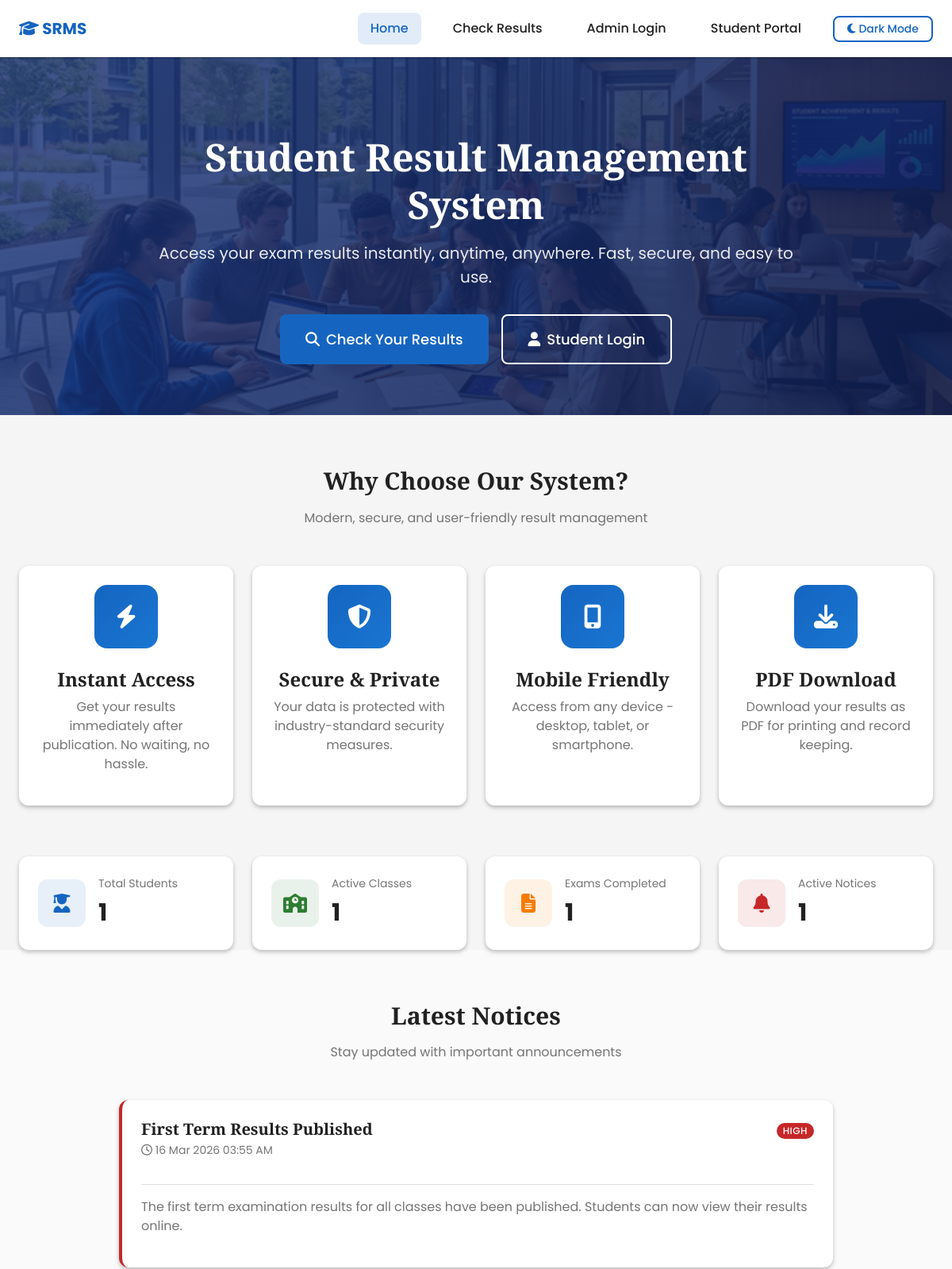
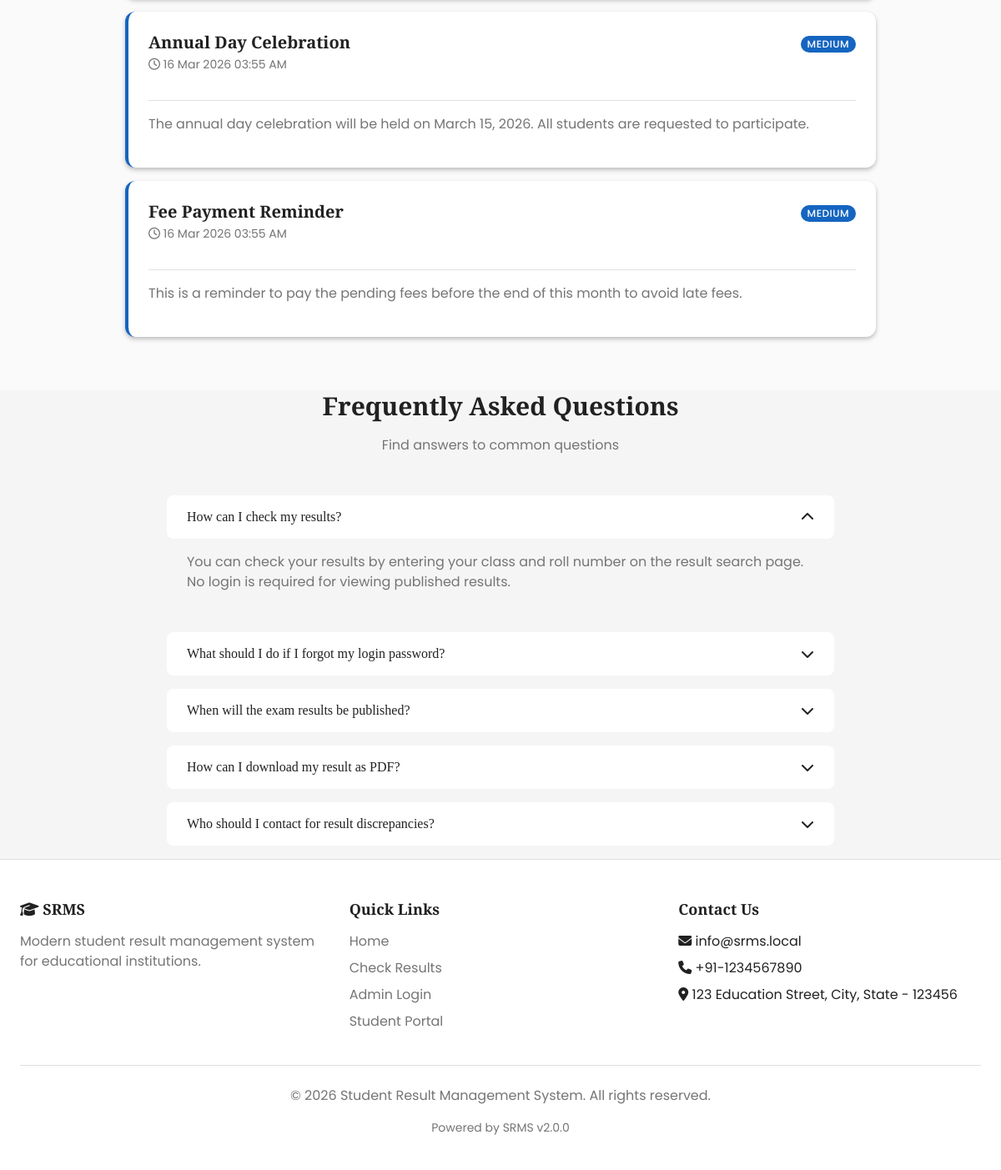
The page / on the database its author committed (2 pictures, top to bottom).
### tables this page shows
CREATE TABLE `notices` (
  `id` int(11) NOT NULL AUTO_INCREMENT,
  `title` varchar(200) NOT NULL,
  `content` text NOT NULL,
  `target_audience` enum('all','students','staff','specific_class') DEFAULT 'all',
  `class_id` int(11) DEFAULT NULL,
  `priority` enum('low','medium','high','urgent') DEFAULT 'medium',
  `is_published` tinyint(1) DEFAULT 0,
  `publish_date` datetime DEFAULT NULL,
  `expiry_date` datetime DEFAULT NULL,
  `created_by` int(11) NOT NULL,
  `created_at` timestamp NOT NULL DEFAULT current_timestamp(),
  `updated_at` timestamp NOT NULL DEFAULT current_timestamp() ON UPDATE current_timestamp(),
  PRIMARY KEY (`id`),
  KEY `idx_is_published` (`is_published`),
  KEY `idx_target_audience` (`target_audience`),
  KEY `idx_priority` (`priority`),
  KEY `idx_created_by` (`created_by`),
  KEY `idx_class_id` (`class_id`),
  CONSTRAINT `fk_notices_admin` FOREIGN KEY (`created_by`) REFERENCES `admin_users` (`id`) ON UPDATE CASCADE,
  CONSTRAINT `fk_notices_class` FOREIGN KEY (`class_id`) REFERENCES `classes` (`id`) ON DELETE SET NULL ON UPDATE CASCADE
);

CREATE TABLE `faqs` (
  `id` int(11) NOT NULL AUTO_INCREMENT,
  `question` text NOT NULL,
  `answer` text NOT NULL,
  `category` varchar(50) DEFAULT 'general',
  `display_order` int(3) DEFAULT 0,
  `is_published` tinyint(1) DEFAULT 1,
  `created_at` timestamp NOT NULL DEFAULT current_timestamp(),
  `updated_at` timestamp NOT NULL DEFAULT current_timestamp() ON UPDATE current_timestamp(),
  PRIMARY KEY (`id`),
  KEY `idx_category` (`category`),
  KEY `idx_is_published` (`is_published`),
  KEY `idx_display_order` (`display_order`)
);

CREATE TABLE `settings` (
  `id` int(11) NOT NULL AUTO_INCREMENT,
  `setting_key` varchar(100) NOT NULL,
  `setting_value` text DEFAULT NULL,
  `setting_type` enum('text','number','boolean','json') DEFAULT 'text',
  `description` text DEFAULT NULL,
  `updated_at` timestamp NOT NULL DEFAULT current_timestamp() ON UPDATE current_timestamp(),
  PRIMARY KEY (`id`),
  UNIQUE KEY `setting_key` (`setting_key`)
);

### includes/security.php (called while the page is built, shortened)
<?php
function escape($string) {
    return htmlspecialchars($string ?? '', ENT_QUOTES, 'UTF-8');
}
function prepareAndExecute($conn, $sql, $params = [], $types = '') {
    try {
        $stmt = $conn->prepare($sql);
        if (!empty($params)) {
            $stmt->bind_param($types, ...$params);
        }
        if (!$stmt->execute()) {
            error_log("SQL Execute Error: " . $stmt->error);
            return false;
        }
        return $stmt;
    } catch (mysqli_sql_exception $e) {
        error_log("MySQLi Exception: " . $e->getMessage());
        return false;
    } catch (Exception $e) {
        error_log("SQL General Error: " . $e->getMessage());
        return false;
    }
}

### includes/functions.php (called while the page is built, shortened)
<?php
function formatDateTime($datetime, $format = 'd M Y h:i A') {
    return date($format, strtotime($datetime));
}
function getRow($conn, $sql, $params = [], $types = '') {
    $stmt = prepareAndExecute($conn, $sql, $params, $types);
    $result = $stmt->get_result();
    $row = $result->fetch_assoc();
    return $row;
}
function getRows($conn, $sql, $params = [], $types = '') {
    $stmt = prepareAndExecute($conn, $sql, $params, $types);
    $result = $stmt->get_result();
    $rows = [];
    while ($row = $result->fetch_assoc()) {
        $rows[] = $row;
    }
    return $rows;
}
function getSetting($conn, $key, $default = null) {
    $sql = "SELECT setting_value, setting_type FROM settings WHERE setting_key = ?";
    $row = getRow($conn, $sql, [$key], 's');
    $value = $row['setting_value'];
    $type = $row['setting_type'];
    switch ($type) {
        default:
            return $value;
    }
}

### index.php (the view, shortened to what this page needs)
<?php
require_once 'includes/config.php';
$notices_sql = "SELECT * FROM notices WHERE is_published = 1 AND (expiry_date IS NULL OR expiry_date > NOW()) ORDER BY priority DESC, created_at DESC LIMIT 3";
$notices = getRows($conn, $notices_sql);
$faqs_sql = "SELECT * FROM faqs WHERE is_published = 1 ORDER BY display_order ASC, id ASC LIMIT 5";
$faqs = getRows($conn, $faqs_sql);
$stats_sql = "SELECT * FROM vw_dashboard_stats";
$stats = getRow($conn, $stats_sql);
?>
<!DOCTYPE html>
<html lang="en">
<head>
    <link rel="stylesheet" href="https://cdnjs.cloudflare.com/ajax/libs/font-awesome/6.5.1/css/all.min.css">
    <link rel="stylesheet" href="css/variables.css">
    <link rel="stylesheet" href="css/reset.css">
    <link rel="stylesheet" href="css/components.css">
    <link rel="stylesheet" href="css/layout.css">
    <link rel="stylesheet" href="css/animations.css">
</head>
<body>
    <nav class="navbar">
        <div class="navbar-container">
            <a href="index.php" class="navbar-brand">
                <i class="fas fa-graduation-cap"></i> SRMS
            </a>
            <div class="navbar-menu">
                <a href="index.php" class="navbar-link active">Home</a>
                <a href="result-search.php" class="navbar-link">Check Results</a>
                <a href="login.php" class="navbar-link">Admin Login</a>
                <a href="student/login.php" class="navbar-link">Student Portal</a>
                <button data-theme-toggle class="btn btn-outlined btn-sm">
                    <i class="fas fa-moon"></i> Dark Mode
                </button>
            </div>
        </div>
    </nav>
    <section class="hero">
        <div class="container">
            <div class="hero-content fade-in">
                <h1>Student Result Management System</h1>
                <p>Access your exam results instantly, anytime, anywhere. Fast, secure, and easy to use.</p>
                <div class="hero-actions">
                    <a href="result-search.php" class="btn btn-primary btn-lg">
                        <i class="fas fa-search"></i> Check Your Results
                    </a>
                    <a href="student/login.php" class="btn btn-outlined btn-lg" style="border-color: white; color: white;">
                        <i class="fas fa-user"></i> Student Login
                    </a>
                </div>
            </div>
        </div>
    </section>
    <section class="features">
        <div class="container">
            <div class="text-center mb-2xl">
                <h2>Why Choose Our System?</h2>
                <p class="text-secondary">Modern, secure, and user-friendly result management</p>
            </div>
            <div class="grid grid-cols-4 gap-lg">
                <div class="card feature-card stagger-item">
                    <div class="feature-icon">
                        <i class="fas fa-bolt"></i>
                    </div>
                    <h3>Instant Access</h3>
                    <p>Get your results immediately after publication. No waiting, no hassle.</p>
                </div>
                <div class="card feature-card stagger-item">
                    <div class="feature-icon">
                        <i class="fas fa-shield-alt"></i>
                    </div>
                    <h3>Secure & Private</h3>
                    <p>Your data is protected with industry-standard security measures.</p>
                </div>
                <div class="card feature-card stagger-item">
                    <div class="feature-icon">
                        <i class="fas fa-mobile-alt"></i>
                    </div>
                    <h3>Mobile Friendly</h3>
                    <p>Access from any device - desktop, tablet, or smartphone.</p>
                </div>
                <div class="card feature-card stagger-item">
                    <div class="feature-icon">
                        <i class="fas fa-download"></i>
                    </div>
                    <h3>PDF Download</h3>
                    <p>Download your results as PDF for printing and record keeping.</p>
                </div>
            </div>
        </div>
    </section>
    <?php if ($stats): ?>
    <section class="py-xl bg-surface-variant">
        <div class="container">
            <div class="grid grid-cols-4 gap-lg">
                <div class="stat-card slide-in-up">
                    <div class="stat-icon stat-icon-primary">
                        <i class="fas fa-user-graduate"></i>
                    </div>
                    <div class="stat-content">
                        <div class="stat-label">Total Students</div>
                        <div class="stat-value"><?php echo number_format($stats['total_students']); ?></div>
                    </div>
                </div>
                <div class="stat-card slide-in-up">
                    <div class="stat-icon stat-icon-success">
                        <i class="fas fa-school"></i>
                    </div>
                    <div class="stat-content">
                        <div class="stat-label">Active Classes</div>
                        <div class="stat-value"><?php echo number_format($stats['total_classes']); ?></div>
                    </div>
                </div>
                <div class="stat-card slide-in-up">
                    <div class="stat-icon stat-icon-warning">
                        <i class="fas fa-file-alt"></i>
                    </div>
                    <div class="stat-content">
                        <div class="stat-label">Exams Completed</div>
                        <div class="stat-value"><?php echo number_format($stats['completed_exams']); ?></div>
                    </div>
                </div>
                <div class="stat-card slide-in-up">
                    <div class="stat-icon stat-icon-error">
                        <i class="fas fa-bell"></i>
                    </div>
                    <div class="stat-content">
                        <div class="stat-label">Active Notices</div>
                        <div class="stat-value"><?php echo number_format($stats['active_notices']); ?></div>
                    </div>
                </div>
            </div>
        </div>
    </section>
    <?php endif; ?>
    <?php if (!empty($notices)): ?>
    <section class="notice-board">
        <div class="container">
            <div class="text-center mb-2xl">
                <h2>Latest Notices</h2>
                <p class="text-secondary">Stay updated with important announcements</p>
            </div>
            <div class="grid grid-cols-1 gap-md" style="max-width: 900px; margin: 0 auto;">
                <?php foreach ($notices as $notice): ?>
                <div class="card notice-item notice-priority-<?php echo strtolower($notice['priority']); ?> fade-in">
                    <div class="card-header">
                        <div class="flex justify-between items-center">
                            <h3 class="card-title"><?php echo escape($notice['title']); ?></h3>
                            <span class="badge badge-<?php echo $notice['priority'] === 'high' || $notice['priority'] === 'urgent' ? 'error' : 'primary'; ?>">
                                <?php echo escape($notice['priority']); ?>
                            </span>
                        </div>
                        <p class="text-sm text-secondary">
                            <i class="far fa-clock"></i> <?php echo formatDateTime($notice['publish_date']); ?>
                        </p>
                    </div>
                    <div class="card-body">
                        <p><?php echo escape($notice['content']); ?></p>
                    </div>
                </div>
                <?php endforeach; ?>
            </div>
        </div>
    </section>
    <?php endif; ?>
    <?php if (!empty($faqs)): ?>
    <section class="py-3xl">
        <div class="container">
            <div class="text-center mb-2xl">
                <h2>Frequently Asked Questions</h2>
                <p class="text-secondary">Find answers to common questions</p>
            </div>
            <div style="max-width: 800px; margin: 0 auto;">
                <?php foreach ($faqs as $index => $faq): ?>
                <div class="faq-item <?php echo $index === 0 ? 'active' : ''; ?>">
                    <div class="faq-question" onclick="toggleFAQ(this)">
                        <h4><?php echo escape($faq['question']); ?></h4>
                        <i class="fas fa-chevron-down faq-icon"></i>
                    </div>
                    <div class="faq-answer">
                        <p><?php echo escape($faq['answer']); ?></p>
                    </div>
                </div>
                <?php endforeach; ?>
            </div>
        </div>
    </section>
    <?php endif; ?>
    <footer class="footer">
        <div class="container">
            <div class="footer-content">
                <div>
                    <h3><i class="fas fa-graduation-cap"></i> SRMS</h3>
                    <p class="text-secondary">Modern student result management system for educational institutions.</p>
                </div>
                <div>
                    <h3>Quick Links</h3>
                    <ul class="footer-links">
                        <li><a href="index.php">Home</a></li>
                        <li><a href="result-search.php">Check Results</a></li>
                        <li><a href="login.php">Admin Login</a></li>
                        <li><a href="student/login.php">Student Portal</a></li>
                    </ul>
                </div>
                <div>
                    <h3>Contact Us</h3>
                    <ul class="footer-links">
                        <li><i class="fas fa-envelope"></i> <?php echo getSetting($conn, 'institute_email', 'info@srms.local'); ?></li>
                        <li><i class="fas fa-phone"></i> <?php echo getSetting($conn, 'institute_phone', '+91-1234567890'); ?></li>
                        <li><i class="fas fa-map-marker-alt"></i> <?php echo getSetting($conn, 'institute_address', 'Address not set'); ?></li>
                    </ul>
                </div>
            </div>
            <div class="footer-bottom">
                <p>&copy; <?php echo date('Y'); ?> <?php echo getSetting($conn, 'institute_name', APP_NAME); ?>. All rights reserved.</p>
                <p class="text-sm">Powered by SRMS v<?php echo APP_VERSION; ?></p>
            </div>
        </div>
    </footer>
</body>
</html>

### rows shown on the page
notices: title "First Term Results Published", priority "HIGH", publish_date "16 Mar 2026 03:55 AM", content "The first term examination results for all classes have been published. Students can now view their results online."
notices: title "Annual Day Celebration", priority "MEDIUM", publish_date "16 Mar 2026 03:55 AM", content "The annual day celebration will be held on March 15, 2026. All students are requested to participate."
notices: title "Fee Payment Reminder", priority "MEDIUM", publish_date "16 Mar 2026 03:55 AM", content "This is a reminder to pay the pending fees before the end of this month to avoid late fees."
faqs: question "How can I check my results?", answer "You can check your results by entering your class and roll number on the result search page. No login is required for viewing published results."
faqs: question "What should I do if I forgot my login password?"
faqs: question "When will the exam results be published?"
faqs: question "How can I download my result as PDF?"
faqs: question "Who should I contact for result discrepancies?"
settings: setting_value "info@srms.local"
settings: setting_value "+91-1234567890"
settings: setting_value "123 Education Street, City, State - 123456"
settings: setting_value "Student Result Management System"

### other values the page prints
$stats['total_students'] "1"
$stats['total_classes'] "1"
$stats['completed_exams'] "1"
$stats['active_notices'] "1"
APP_VERSION "2.0.0"
